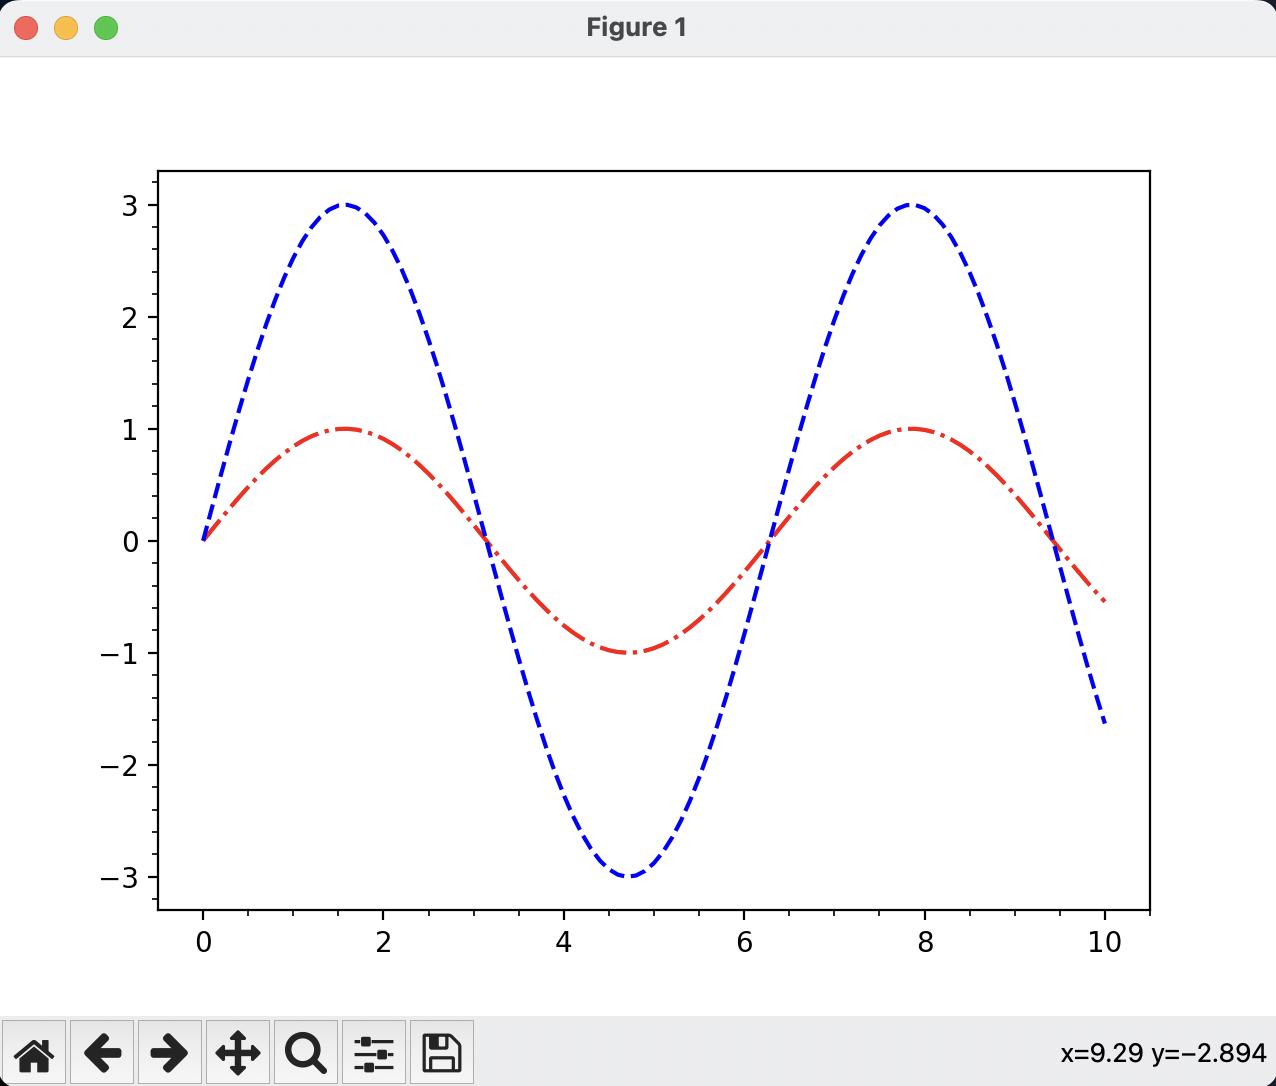

This chart was generated by the following Python code:
import matplotlib.pyplot as plt
from math import sin

# liste med x-verdier
xs = [n / 10 for n in range(101)]
# 2 ulike lister med y-verdier
ys_1 = [sin(x) for x in xs]
ys_2 = [3 * sin(x) for x in xs]

plt.plot(xs, ys_1, "-.r")
plt.plot(xs, ys_2, "--b")

# legger til minor ticks til x- og y-aksen
plt.minorticks_on()

# savefig lagrer filene
plt.savefig("test.png")
plt.savefig("test.pdf")

# interaktivt vindu
plt.show() # Hva skjer om vi ikke har med den raden: plt.show()?
